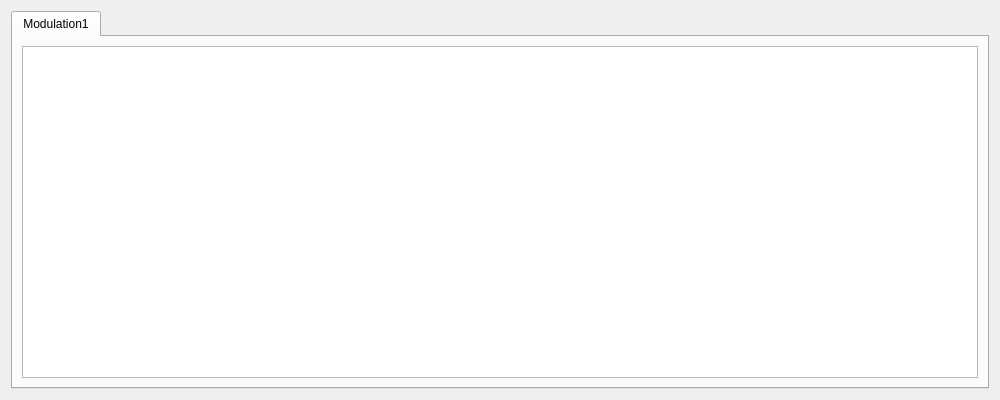
<?xml version="1.0" encoding="UTF-8"?>
<ui version="4.0">
 <class>Form</class>
 <widget class="QWidget" name="Form">
  <property name="geometry">
   <rect>
    <x>0</x>
    <y>0</y>
    <width>1000</width>
    <height>400</height>
   </rect>
  </property>
  <property name="windowTitle">
   <string>FFT Magnitude</string>
  </property>
  <layout class="QGridLayout" name="gridLayout">
   <item row="0" column="0">
    <widget class="QTabWidget" name="tabWidget">
     <property name="currentIndex">
      <number>0</number>
     </property>
     <widget class="QWidget" name="tab">
      <attribute name="title">
       <string>Modulation1</string>
      </attribute>
      <layout class="QGridLayout" name="gridLayout_3">
       <item row="0" column="0">
        <layout class="QGridLayout" name="gridLayout_0">
         <item row="0" column="0" rowspan="2" colspan="2">
          <widget class="GraphicsLayoutWidget" name="graphicsView_0"/>
         </item>
        </layout>
       </item>
      </layout>
     </widget>
    </widget>
   </item>
  </layout>
 </widget>
 <customwidgets>
  <customwidget>
   <class>GraphicsLayoutWidget</class>
   <extends>QGraphicsView</extends>
   <header>pyqtgraph</header>
  </customwidget>
 </customwidgets>
 <resources/>
 <connections/>
</ui>
